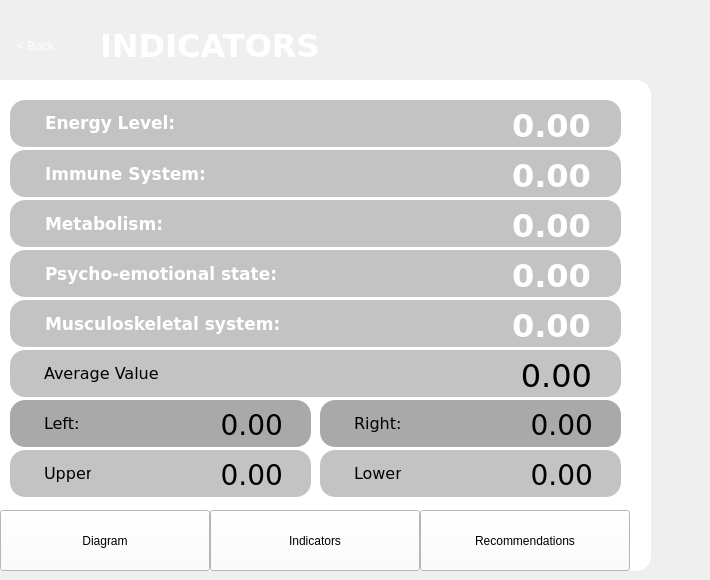
    <widget class="QWidget" name="indicatorPage">
     <widget class="QFrame" name="frame_6">
      <property name="geometry">
       <rect>
        <x>-50</x>
        <y>80</y>
        <width>701</width>
        <height>491</height>
       </rect>
      </property>
      <property name="styleSheet">
       <string notr="true">QFrame {
    border-radius: 15px;
    background-color: white;
    border: none;
    padding: 10px;
}</string>
      </property>
      <property name="frameShape">
       <enum>QFrame::StyledPanel</enum>
      </property>
      <property name="frameShadow">
       <enum>QFrame::Raised</enum>
      </property>
      <widget class="QPushButton" name="diagramButtonIn">
       <property name="geometry">
        <rect>
         <x>50</x>
         <y>430</y>
         <width>210</width>
         <height>61</height>
        </rect>
       </property>
       <property name="styleSheet">
        <string notr="true">background-color: white</string>
       </property>
       <property name="text">
        <string>Diagram</string>
       </property>
      </widget>
      <widget class="QPushButton" name="indicatorButtonIn">
       <property name="geometry">
        <rect>
         <x>260</x>
         <y>430</y>
         <width>210</width>
         <height>61</height>
        </rect>
       </property>
       <property name="styleSheet">
        <string notr="true">background-color: white;</string>
       </property>
       <property name="text">
        <string>Indicators</string>
       </property>
      </widget>
      <widget class="QPushButton" name="recommendButtonIn">
       <property name="geometry">
        <rect>
         <x>470</x>
         <y>430</y>
         <width>210</width>
         <height>61</height>
        </rect>
       </property>
       <property name="styleSheet">
        <string notr="true">background-color: white
</string>
       </property>
       <property name="text">
        <string>Recommendations</string>
       </property>
      </widget>
      <widget class="QFrame" name="energyInFrame">
       <property name="geometry">
        <rect>
         <x>60</x>
         <y>20</y>
         <width>611</width>
         <height>47</height>
        </rect>
       </property>
       <property name="styleSheet">
        <string notr="true">background: #c3c3c3</string>
       </property>
       <property name="frameShape">
        <enum>QFrame::StyledPanel</enum>
       </property>
       <property name="frameShadow">
        <enum>QFrame::Raised</enum>
       </property>
       <widget class="QLabel" name="g43qfg324">
        <property name="geometry">
         <rect>
          <x>20</x>
          <y>3</y>
          <width>171</width>
          <height>41</height>
         </rect>
        </property>
        <property name="font">
         <font>
          <family>DejaVu Sans</family>
          <pointsize>13</pointsize>
          <weight>75</weight>
          <bold>true</bold>
         </font>
        </property>
        <property name="styleSheet">
         <string notr="true">color: white</string>
        </property>
        <property name="text">
         <string>Energy Level:</string>
        </property>
       </widget>
       <widget class="QLabel" name="energyInVal">
        <property name="geometry">
         <rect>
          <x>430</x>
          <y>0</y>
          <width>171</width>
          <height>51</height>
         </rect>
        </property>
        <property name="font">
         <font>
          <family>DejaVu Sans</family>
          <pointsize>24</pointsize>
          <weight>75</weight>
          <bold>true</bold>
         </font>
        </property>
        <property name="styleSheet">
         <string notr="true">color: white</string>
        </property>
        <property name="text">
         <string>0.00</string>
        </property>
        <property name="alignment">
         <set>Qt::AlignRight|Qt::AlignTrailing|Qt::AlignVCenter</set>
        </property>
       </widget>
       <widget class="QLabel" name="energyInNorm">
        <property name="geometry">
         <rect>
          <x>160</x>
          <y>-2</y>
          <width>151</width>
          <height>51</height>
         </rect>
        </property>
        <property name="font">
         <font>
          <family>DejaVu Sans</family>
          <pointsize>12</pointsize>
          <weight>75</weight>
          <bold>true</bold>
         </font>
        </property>
        <property name="styleSheet">
         <string notr="true">QLabel {
    background: transparent;
	color: white
}</string>
        </property>
        <property name="text">
         <string/>
        </property>
       </widget>
      </widget>
      <widget class="QFrame" name="immuneInFrame">
       <property name="geometry">
        <rect>
         <x>60</x>
         <y>70</y>
         <width>611</width>
         <height>47</height>
        </rect>
       </property>
       <property name="styleSheet">
        <string notr="true">background: #c3c3c3</string>
       </property>
       <property name="frameShape">
        <enum>QFrame::StyledPanel</enum>
       </property>
       <property name="frameShadow">
        <enum>QFrame::Raised</enum>
       </property>
       <widget class="QLabel" name="h654uj">
        <property name="geometry">
         <rect>
          <x>20</x>
          <y>4</y>
          <width>201</width>
          <height>40</height>
         </rect>
        </property>
        <property name="font">
         <font>
          <family>DejaVu Sans</family>
          <pointsize>13</pointsize>
          <weight>75</weight>
          <bold>true</bold>
         </font>
        </property>
        <property name="styleSheet">
         <string notr="true">color: white</string>
        </property>
        <property name="text">
         <string>Immune System:</string>
        </property>
       </widget>
       <widget class="QLabel" name="immuneInVal">
        <property name="geometry">
         <rect>
          <x>430</x>
          <y>0</y>
          <width>171</width>
          <height>51</height>
         </rect>
        </property>
        <property name="font">
         <font>
          <family>DejaVu Sans</family>
          <pointsize>24</pointsize>
          <weight>75</weight>
          <bold>true</bold>
         </font>
        </property>
        <property name="styleSheet">
         <string notr="true">color: white</string>
        </property>
        <property name="text">
         <string>0.00</string>
        </property>
        <property name="alignment">
         <set>Qt::AlignRight|Qt::AlignTrailing|Qt::AlignVCenter</set>
        </property>
       </widget>
       <widget class="QLabel" name="immuneInNorm">
        <property name="geometry">
         <rect>
          <x>190</x>
          <y>-2</y>
          <width>151</width>
          <height>51</height>
         </rect>
        </property>
        <property name="font">
         <font>
          <family>DejaVu Sans</family>
          <pointsize>12</pointsize>
          <weight>75</weight>
          <bold>true</bold>
         </font>
        </property>
        <property name="styleSheet">
         <string notr="true">QLabel {
    background: transparent;
	color: white
}</string>
        </property>
        <property name="text">
         <string/>
        </property>
       </widget>
      </widget>
      <widget class="QFrame" name="metabInFrame">
       <property name="geometry">
        <rect>
         <x>60</x>
         <y>120</y>
         <width>611</width>
         <height>47</height>
        </rect>
       </property>
       <property name="styleSheet">
        <string notr="true">background: #c3c3c3</string>
       </property>
       <property name="frameShape">
        <enum>QFrame::StyledPanel</enum>
       </property>
       <property name="frameShadow">
        <enum>QFrame::Raised</enum>
       </property>
       <widget class="QLabel" name="b5w4b43">
        <property name="geometry">
         <rect>
          <x>20</x>
          <y>4</y>
          <width>181</width>
          <height>40</height>
         </rect>
        </property>
        <property name="font">
         <font>
          <family>DejaVu Sans</family>
          <pointsize>13</pointsize>
          <weight>75</weight>
          <bold>true</bold>
         </font>
        </property>
        <property name="styleSheet">
         <string notr="true">color: white</string>
        </property>
        <property name="text">
         <string>Metabolism:</string>
        </property>
       </widget>
       <widget class="QLabel" name="metabInVal">
        <property name="geometry">
         <rect>
          <x>420</x>
          <y>0</y>
          <width>181</width>
          <height>51</height>
         </rect>
        </property>
        <property name="font">
         <font>
          <family>DejaVu Sans</family>
          <pointsize>24</pointsize>
          <weight>75</weight>
          <bold>true</bold>
         </font>
        </property>
        <property name="styleSheet">
         <string notr="true">color: white</string>
        </property>
        <property name="text">
         <string>0.00</string>
        </property>
        <property name="alignment">
         <set>Qt::AlignRight|Qt::AlignTrailing|Qt::AlignVCenter</set>
        </property>
       </widget>
       <widget class="QLabel" name="metabInNorm">
        <property name="geometry">
         <rect>
          <x>150</x>
          <y>-2</y>
          <width>151</width>
          <height>51</height>
         </rect>
        </property>
        <property name="font">
         <font>
          <family>DejaVu Sans</family>
          <pointsize>12</pointsize>
          <weight>75</weight>
          <bold>true</bold>
         </font>
        </property>
        <property name="styleSheet">
         <string notr="true">QLabel {
    background: transparent;
	color: white
}</string>
        </property>
        <property name="text">
         <string/>
        </property>
       </widget>
      </widget>
      <widget class="QFrame" name="psychoInFrame">
       <property name="geometry">
        <rect>
         <x>60</x>
         <y>170</y>
         <width>611</width>
         <height>47</height>
        </rect>
       </property>
       <property name="styleSheet">
        <string notr="true">background: #c3c3c3</string>
       </property>
       <property name="frameShape">
        <enum>QFrame::StyledPanel</enum>
       </property>
       <property name="frameShadow">
        <enum>QFrame::Raised</enum>
       </property>
       <widget class="QLabel" name="n766m">
        <property name="geometry">
         <rect>
          <x>20</x>
          <y>4</y>
          <width>281</width>
          <height>40</height>
         </rect>
        </property>
        <property name="font">
         <font>
          <family>DejaVu Sans</family>
          <pointsize>13</pointsize>
          <weight>75</weight>
          <bold>true</bold>
         </font>
        </property>
        <property name="styleSheet">
         <string notr="true">color: white</string>
        </property>
        <property name="text">
         <string>Psycho-emotional state:</string>
        </property>
       </widget>
       <widget class="QLabel" name="psychoInVal">
        <property name="geometry">
         <rect>
          <x>440</x>
          <y>0</y>
          <width>161</width>
          <height>51</height>
         </rect>
        </property>
        <property name="font">
         <font>
          <family>DejaVu Sans</family>
          <pointsize>24</pointsize>
          <weight>75</weight>
          <bold>true</bold>
         </font>
        </property>
        <property name="layoutDirection">
         <enum>Qt::LeftToRight</enum>
        </property>
        <property name="styleSheet">
         <string notr="true">color: white</string>
        </property>
        <property name="text">
         <string>0.00</string>
        </property>
        <property name="alignment">
         <set>Qt::AlignRight|Qt::AlignTrailing|Qt::AlignVCenter</set>
        </property>
       </widget>
       <widget class="QLabel" name="psychoInNorm">
        <property name="geometry">
         <rect>
          <x>260</x>
          <y>-2</y>
          <width>151</width>
          <height>51</height>
         </rect>
        </property>
        <property name="font">
         <font>
          <family>DejaVu Sans</family>
          <pointsize>12</pointsize>
          <weight>75</weight>
          <bold>true</bold>
         </font>
        </property>
        <property name="styleSheet">
         <string notr="true">QLabel {
    background: transparent;
	color: white
}</string>
        </property>
        <property name="text">
         <string/>
        </property>
       </widget>
      </widget>
      <widget class="QFrame" name="muscuInFrame">
       <property name="geometry">
        <rect>
         <x>60</x>
         <y>220</y>
         <width>611</width>
         <height>47</height>
        </rect>
       </property>
       <property name="styleSheet">
        <string notr="true">background: #c3c3c3</string>
       </property>
       <property name="frameShape">
        <enum>QFrame::StyledPanel</enum>
       </property>
       <property name="frameShadow">
        <enum>QFrame::Raised</enum>
       </property>
       <widget class="QLabel" name="g5w3v">
        <property name="geometry">
         <rect>
          <x>20</x>
          <y>4</y>
          <width>291</width>
          <height>40</height>
         </rect>
        </property>
        <property name="font">
         <font>
          <family>DejaVu Sans</family>
          <pointsize>13</pointsize>
          <weight>75</weight>
          <bold>true</bold>
         </font>
        </property>
        <property name="styleSheet">
         <string notr="true">color: white</string>
        </property>
        <property name="text">
         <string>Musculoskeletal system:</string>
        </property>
        <property name="textFormat">
         <enum>Qt::AutoText</enum>
        </property>
       </widget>
       <widget class="QLabel" name="muscuInVal">
        <property name="geometry">
         <rect>
          <x>430</x>
          <y>0</y>
          <width>171</width>
          <height>51</height>
         </rect>
        </property>
        <property name="font">
         <font>
          <family>DejaVu Sans</family>
          <pointsize>24</pointsize>
          <weight>75</weight>
          <bold>true</bold>
         </font>
        </property>
        <property name="styleSheet">
         <string notr="true">color: white</string>
        </property>
        <property name="text">
         <string>0.00</string>
        </property>
        <property name="alignment">
         <set>Qt::AlignRight|Qt::AlignTrailing|Qt::AlignVCenter</set>
        </property>
       </widget>
       <widget class="QLabel" name="muscuInNorm">
        <property name="geometry">
         <rect>
          <x>260</x>
          <y>-2</y>
          <width>151</width>
          <height>51</height>
         </rect>
        </property>
        <property name="font">
         <font>
          <family>DejaVu Sans</family>
          <pointsize>12</pointsize>
          <weight>75</weight>
          <bold>true</bold>
         </font>
        </property>
        <property name="styleSheet">
         <string notr="true">QLabel {
    background: transparent;
	color: white
}</string>
        </property>
        <property name="text">
         <string/>
        </property>
       </widget>
      </widget>
      <widget class="QFrame" name="frame_13">
       <property name="geometry">
        <rect>
         <x>60</x>
         <y>270</y>
         <width>611</width>
         <height>47</height>
        </rect>
       </property>
       <property name="styleSheet">
        <string notr="true">background: #c3c3c3
</string>
       </property>
       <property name="frameShape">
        <enum>QFrame::StyledPanel</enum>
       </property>
       <property name="frameShadow">
        <enum>QFrame::Raised</enum>
       </property>
       <widget class="QLabel" name="g43qwt34">
        <property name="geometry">
         <rect>
          <x>20</x>
          <y>3</y>
          <width>171</width>
          <height>40</height>
         </rect>
        </property>
        <property name="font">
         <font>
          <family>DejaVu Sans</family>
          <pointsize>12</pointsize>
          <weight>50</weight>
          <bold>false</bold>
         </font>
        </property>
        <property name="text">
         <string>Average Value</string>
        </property>
       </widget>
       <widget class="QLabel" name="averageInVal">
        <property name="geometry">
         <rect>
          <x>430</x>
          <y>0</y>
          <width>171</width>
          <height>51</height>
         </rect>
        </property>
        <property name="font">
         <font>
          <family>DejaVu Sans</family>
          <pointsize>24</pointsize>
          <weight>50</weight>
          <bold>false</bold>
         </font>
        </property>
        <property name="styleSheet">
         <string notr="true"/>
        </property>
        <property name="text">
         <string>0.00</string>
        </property>
        <property name="alignment">
         <set>Qt::AlignRight|Qt::AlignTrailing|Qt::AlignVCenter</set>
        </property>
       </widget>
      </widget>
      <widget class="QFrame" name="frame_14">
       <property name="geometry">
        <rect>
         <x>60</x>
         <y>320</y>
         <width>301</width>
         <height>47</height>
        </rect>
       </property>
       <property name="styleSheet">
        <string notr="true">background: #a9a9a9</string>
       </property>
       <property name="frameShape">
        <enum>QFrame::StyledPanel</enum>
       </property>
       <property name="frameShadow">
        <enum>QFrame::Raised</enum>
       </property>
       <widget class="QLabel" name="g43qg4">
        <property name="geometry">
         <rect>
          <x>20</x>
          <y>3</y>
          <width>131</width>
          <height>40</height>
         </rect>
        </property>
        <property name="font">
         <font>
          <family>DejaVu Sans</family>
          <pointsize>12</pointsize>
         </font>
        </property>
        <property name="text">
         <string>Left:</string>
        </property>
       </widget>
       <widget class="QLabel" name="leftInVal">
        <property name="geometry">
         <rect>
          <x>120</x>
          <y>0</y>
          <width>171</width>
          <height>51</height>
         </rect>
        </property>
        <property name="font">
         <font>
          <family>DejaVu Sans</family>
          <pointsize>21</pointsize>
          <weight>50</weight>
          <bold>false</bold>
         </font>
        </property>
        <property name="styleSheet">
         <string notr="true"/>
        </property>
        <property name="text">
         <string>0.00</string>
        </property>
        <property name="alignment">
         <set>Qt::AlignRight|Qt::AlignTrailing|Qt::AlignVCenter</set>
        </property>
       </widget>
      </widget>
      <widget class="QFrame" name="frame_15">
       <property name="geometry">
        <rect>
         <x>370</x>
         <y>320</y>
         <width>301</width>
         <height>47</height>
        </rect>
       </property>
       <property name="styleSheet">
        <string notr="true">background: #a9a9a9</string>
       </property>
       <property name="frameShape">
        <enum>QFrame::StyledPanel</enum>
       </property>
       <property name="frameShadow">
        <enum>QFrame::Raised</enum>
       </property>
       <widget class="QLabel" name="h65eh">
        <property name="geometry">
         <rect>
          <x>20</x>
          <y>3</y>
          <width>71</width>
          <height>40</height>
         </rect>
        </property>
        <property name="font">
         <font>
          <family>DejaVu Sans</family>
          <pointsize>12</pointsize>
         </font>
        </property>
        <property name="text">
         <string>Right:</string>
        </property>
       </widget>
       <widget class="QLabel" name="rightInVal">
        <property name="geometry">
         <rect>
          <x>120</x>
          <y>0</y>
          <width>171</width>
          <height>51</height>
         </rect>
        </property>
        <property name="font">
         <font>
          <family>DejaVu Sans</family>
          <pointsize>21</pointsize>
          <weight>50</weight>
          <bold>false</bold>
         </font>
        </property>
        <property name="styleSheet">
         <string notr="true"/>
        </property>
        <property name="text">
         <string>0.00</string>
        </property>
        <property name="alignment">
         <set>Qt::AlignRight|Qt::AlignTrailing|Qt::AlignVCenter</set>
        </property>
       </widget>
      </widget>
      <widget class="QFrame" name="frame_16">
       <property name="geometry">
        <rect>
         <x>60</x>
         <y>370</y>
         <width>301</width>
         <height>47</height>
        </rect>
       </property>
       <property name="styleSheet">
        <string notr="true">background: #c3c3c3
</string>
       </property>
       <property name="frameShape">
        <enum>QFrame::StyledPanel</enum>
       </property>
       <property name="frameShadow">
        <enum>QFrame::Raised</enum>
       </property>
       <widget class="QLabel" name="g456uh">
        <property name="geometry">
         <rect>
          <x>20</x>
          <y>3</y>
          <width>71</width>
          <height>40</height>
         </rect>
        </property>
        <property name="font">
         <font>
          <family>DejaVu Sans</family>
          <pointsize>12</pointsize>
         </font>
        </property>
        <property name="text">
         <string>Upper:</string>
        </property>
       </widget>
       <widget class="QLabel" name="upperInVal">
        <property name="geometry">
         <rect>
          <x>120</x>
          <y>0</y>
          <width>171</width>
          <height>51</height>
         </rect>
        </property>
        <property name="font">
         <font>
          <family>DejaVu Sans</family>
          <pointsize>21</pointsize>
          <weight>50</weight>
          <bold>false</bold>
         </font>
        </property>
        <property name="styleSheet">
         <string notr="true"/>
        </property>
        <property name="text">
         <string>0.00</string>
        </property>
        <property name="alignment">
         <set>Qt::AlignRight|Qt::AlignTrailing|Qt::AlignVCenter</set>
        </property>
       </widget>
      </widget>
      <widget class="QFrame" name="frame_17">
       <property name="geometry">
        <rect>
         <x>370</x>
         <y>370</y>
         <width>301</width>
         <height>47</height>
        </rect>
       </property>
       <property name="styleSheet">
        <string notr="true">background: #c3c3c3
</string>
       </property>
       <property name="frameShape">
        <enum>QFrame::StyledPanel</enum>
       </property>
       <property name="frameShadow">
        <enum>QFrame::Raised</enum>
       </property>
       <widget class="QLabel" name="h675jh">
        <property name="geometry">
         <rect>
          <x>20</x>
          <y>3</y>
          <width>71</width>
          <height>40</height>
         </rect>
        </property>
        <property name="font">
         <font>
          <family>DejaVu Sans</family>
          <pointsize>12</pointsize>
         </font>
        </property>
        <property name="text">
         <string>Lower:</string>
        </property>
       </widget>
       <widget class="QLabel" name="lowerInVal">
        <property name="geometry">
         <rect>
          <x>120</x>
          <y>0</y>
          <width>171</width>
          <height>51</height>
         </rect>
        </property>
        <property name="font">
         <font>
          <family>DejaVu Sans</family>
          <pointsize>21</pointsize>
          <weight>50</weight>
          <bold>false</bold>
         </font>
        </property>
        <property name="styleSheet">
         <string notr="true"/>
        </property>
        <property name="text">
         <string>0.00</string>
        </property>
        <property name="alignment">
         <set>Qt::AlignRight|Qt::AlignTrailing|Qt::AlignVCenter</set>
        </property>
       </widget>
      </widget>
     </widget>
     <widget class="QPushButton" name="backButtonIn">
      <property name="geometry">
       <rect>
        <x>-10</x>
        <y>30</y>
        <width>91</width>
        <height>31</height>
       </rect>
      </property>
      <property name="styleSheet">
       <string notr="true">QPushButton {
    background: transparent;
    color: white;
    border: none;
}</string>
      </property>
      <property name="text">
       <string>&lt; Back</string>
      </property>
     </widget>
     <widget class="QLabel" name="bn65c2c">
      <property name="geometry">
       <rect>
        <x>100</x>
        <y>25</y>
        <width>221</width>
        <height>41</height>
       </rect>
      </property>
      <property name="font">
       <font>
        <family>DejaVu Sans</family>
        <pointsize>24</pointsize>
        <weight>75</weight>
        <bold>true</bold>
       </font>
      </property>
      <property name="styleSheet">
       <string notr="true">color: white</string>
      </property>
      <property name="text">
       <string>INDICATORS</string>
      </property>
     </widget>
    </widget>
